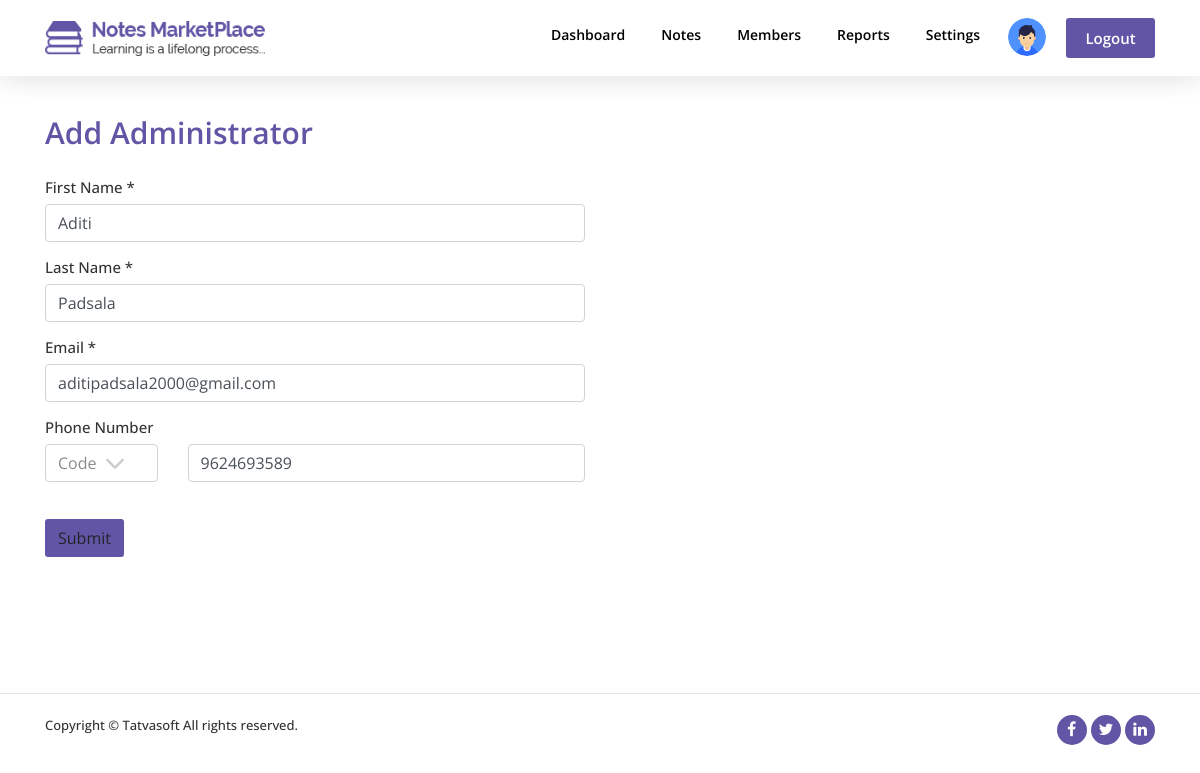
Page /Admin/Edit_Administrator.php?admin_id_edit=36 (signed in) on the committed database.
### tables this page shows
CREATE TABLE `user_profile` (
  `profile_id` int(11) NOT NULL,
  `profile_user_id` int(11) NOT NULL,
  `user_dob` date DEFAULT NULL,
  `user_gender` int(11) DEFAULT NULL,
  `user_second_email_id` varchar(100) DEFAULT NULL,
  `user_phone_country_code` varchar(5) NOT NULL,
  `user_phone_number` varchar(20) NOT NULL,
  `user_profile_picture` varchar(500) DEFAULT NULL,
  `user_address_line1` varchar(100) NOT NULL,
  `user_address_line2` varchar(100) NOT NULL,
  `user_city` varchar(50) NOT NULL,
  `user_state` varchar(50) NOT NULL,
  `user_zipcode` varchar(50) NOT NULL,
  `user_country` varchar(50) NOT NULL,
  `user_university` varchar(100) DEFAULT NULL,
  `user_college` varchar(100) DEFAULT NULL,
  `created_date` datetime DEFAULT current_timestamp(),
  `created_by` int(11) DEFAULT NULL,
  `modified_date` datetime DEFAULT current_timestamp(),
  `modified_by` int(11) DEFAULT NULL
);

CREATE TABLE `users` (
  `user_id` int(11) NOT NULL,
  `user_role_id` int(11) NOT NULL,
  `user_first_name` varchar(50) NOT NULL,
  `user_last_name` varchar(50) NOT NULL,
  `user_email_id` varchar(100) NOT NULL,
  `user_password` varchar(255) NOT NULL,
  `is_user_email_verified` bit(1) NOT NULL DEFAULT b'0',
  `created_date` datetime DEFAULT current_timestamp(),
  `created_by` int(11) DEFAULT NULL,
  `modified_date` datetime DEFAULT current_timestamp(),
  `modified_by` int(11) DEFAULT NULL,
  `is_active` bit(1) NOT NULL DEFAULT b'1'
);

### Front/include/db_connection.php (called while the page is built, shortened)
<?php
    $connection = mysqli_connect(DB_HOST, DB_USER,DB_PASS,DB_NAME);
    function query($query){
        global $connection;
        return mysqli_query($connection, $query);
    }
    function fetch_array($result){
        return mysqli_fetch_array($result);
    }
?>

### Admin/Edit_Administrator.php (the view, shortened to what this page needs)
<?php include "Admin-page-header.php"; ?>
<?php
    if(isset($_GET['admin_id_edit'])){
        $admin_id_edit = $_GET['admin_id_edit'];
        $select_admin_query = "SELECT * FROM users JOIN user_profile ON users.user_id=user_profile.profile_user_id WHERE user_id = $admin_id_edit";
        $select_admin_result = query($select_admin_query);
        $edit_admin_row = fetch_array($select_admin_result);
        $admin_first_name = $edit_admin_row['user_first_name'];
        $admin_last_name = $edit_admin_row['user_last_name'];
        $admin_email = $edit_admin_row['user_email_id'];
        $admin_phone_no = $edit_admin_row['user_phone_number'];
?>
    <?php include "Admin_Navigation.php"; ?>
    <section class="add-admin-heading">
        <div class="container">
            <div class="row">
                <div class="col-md-12">
                    <div class="add-admin-heading-bold">
                        <p>Add Administrator</p>
                    </div>
                </div>
            </div>
        </div>
    </section>
    <section id="add-admin-form-section">
        <div class="container">
            <form class="add-admin-form" action="" method="post">
                <div class="row">
                    <div class="col-md-6">
                        <div class="form-group">
                            <label for="First Name">First Name *</label>
                            <input type="text" name="edit_admin_first_name" class="form-control" id="add-admin-first-name" placeholder="Enter your first name" pattern="[a-zA-Z]+" value="<?php echo $admin_first_name; ?>" required>
                        </div>
                        <div class="form-group">
                            <label for="Last Name">Last Name *</label>
                            <input type="text" name="edit_admin_last_name" class="form-control" id="add-admin-last-name" placeholder="Enter your last name" pattern="[a-zA-Z]+['-]*[a-zA-Z]+" value="<?php echo $admin_last_name; ?>" required>
                        </div>
                        <div class="form-group">
                            <label for="Email">Email *</label>
                            <input type="email" name="edit_admin_email" class="form-control" id="add-admin-email" placeholder="Enter your email address" value="<?php echo $admin_email; ?>" required>
                        </div>
                        <div class="form-group">
                            <label for="Phone Number">Phone Number</label>
                            <div class="row">
                                <div class="col-md-3">
                                    <div class="form-group">
                                        <select class="form-control" name="edit_admin_phone_code" id="add-admin-phone-no-code">
                                            <option value="" disabled selected>Code</option>
                                        </select>
                                    </div>
                                </div>
                                <div class="col-md-9">
                                    <input type="text" name="edit_admin_phone_no" class="form-control" id="add-admin-phone-number" placeholder="Enter your phone number" value="<?php echo $admin_phone_no; ?>" pattern="[1-9]{1}[0-9]{9}">
                                </div>
                            </div>
                        </div>
                    </div>
                </div>
                <div class="row">
                    <div class="col-md-12">
                        <div id="add-admin-submit-btn">
                            <button class="btn btn-gneral btn-purple" name="edit_admin_submit" type="submit">Submit</button>
                        </div>
                    </div>
                </div>
            </form>
        </div>
    </section>
<?php include "Admin-page-footer.php"; ?>
<?php
    }
else {
    redirect('Manageadministrator.php');
}
?>

### Admin/css/style.css (style rules this page uses)
body { font-family: 'Open Sans', sans-serif; margin: 0; }
.btn-purple { background: #6255a5; border-radius: 3px; }
.myprofile-heading, .add-admin-heading { margin-top: 116px; margin-bottom: 20px; }
.myprofile-heading .myprofile-heading-bold p, .add-admin-heading .add-admin-heading-bold p { font-family: "Open Sans", sans-serif; font-size: 30px; font-weight: 600; line-height: 34px; color: #6255a5; margin-bottom: 8px; }
.myprofile-form .form-group > label, .add-admin-form .form-group > label { font-family: "Open Sans", sans-serif; font-size: 15px; font-weight: 500; line-height: 18px; color: #333333; }
.myprofile-form .form-group input::placeholder, .add-admin-form .form-group input::placeholder { font-family: "Open Sans", sans-serif; font-size: 14px; font-weight: 400; line-height: 18px; color: #8a8a8a; }
#myprofile-phone-no-code, #add-admin-phone-no-code { -moz-appearance: none; -webkit-appearance: none; }
#myprofile-phone-no-code, #add-admin-phone-no-code { font-family: "Open Sans", sans-serif; font-weight: 400; line-height: 22px; color: #8a8a8a; background-image: url('../images/Dashboard/arrow-down.png'); background-repeat: no-repeat; background-position: 80px 13px; }
#add-admin-submit-btn { margin-top: 5px; margin-bottom: 120px; }

### rows in the picture
user_profile: edit_admin_first_name "Aditi", edit_admin_last_name "Padsala", edit_admin_email "aditipadsala2000@gmail.com", edit_admin_phone_no "9624693589"
